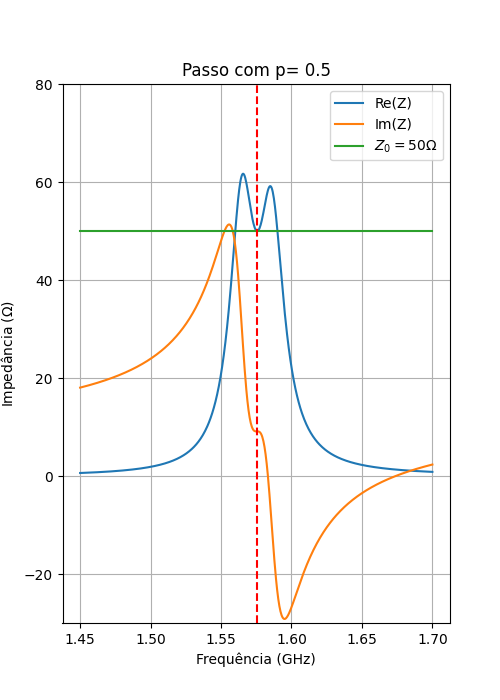
#> input picture Outros/Temp/Steps/figure_1.png, 500 x 700 px, found by its file name
$ python sintese_steps.py
#> lines starting #> are read from the running program, lines starting #| are printed output that depends on the picture
from scipy import special as sp
from scipy.optimize import root_scalar
from scipy import integrate as spi
from scipy.interpolate import interp1d
import numpy as np
import matplotlib.pyplot as plt
import matplotlib.patches as patches
from functools import partial
import time
import warnings
import plotly.graph_objects as go
import pandas as pd
import os
from PIL import Image

inicio_total = time.time()
show = 0
test = 0
project = 1

# Constantes gerais
dtr = np.pi/180         # Graus para radianos (rad/°)
e0 = 8.854e-12          # (F/m)
u0 = np.pi*4e-7         # (H/m)
c = 1/np.sqrt(e0*u0)    # Velocidade da luz no vácuo (m/s)
gamma = 0.5772156649015328606065120900824024310421 # Constante de Euler-Mascheroni
eps = 1e-5              # Limite para o erro numérico

# Geometria da cavidade
a = 100e-3              # Raio da esfera de terra (m)
h = 1.524e-3            # Espessura do substrato dielétrico (m)
a_bar = a + h/2         # Raio médio da esfera de terra (m)
b = a + h               # Raio exterior do dielétrico (m)

deltatheta1 = h/a       # Largura angular 1 do campo de franjas e da abertura polar (rad)
deltatheta2 = h/a       # Largura angular 2 do campo de franjas e da abertura polar (rad)
deltaPhi = h/a          # Largura angular do campo de franjas e da abertura azimutal (rad)

# Coordenadas dos alimentadores coaxiais (rad)
df = 1.3e-3             # Diâmetro do pino central dos alimentadores coaxiais (m)
er = 2.55               # Permissividade relativa do substrato dielétrico
es = e0 * er            # Permissividade do substrato dielétrico (F/m)

# Outras variáveis
tgdel = 0.0022          # Tangente de perdas
sigma = 5.8e50          # Condutividade elétrica dos condutores (S/m)
Z0 = 50                 # Impedância intrínseca (ohm)

# Dphip = np.exp(1.5)*df/(2*a*np.sin(95.65869673565197 * dtr))

output_folder = 'Temp/Steps'
os.makedirs(output_folder, exist_ok=True)
figures = []
figuresRA = []

# Funções associadas de Legendre para |z| < 1
# [73 lines left out: functions legP, legQ, DP, DQ, EquationCircTheta, EquationCircPhi and 2 more, not called in this run]

#########################################################################################################################################################
if test:
    show = 1
    flm_des = 1575.42e6 # Hz, Banda L1
    Klm = 2*np.pi*flm_des*np.sqrt(u0*es)

    # Encontrar comprimento em Theta: Modo 1, 0
    rootsTheta = Theta_find(Klm)
    if show:
        print('Comprimentos em Theta (em graus):')
        print(rootsTheta / dtr)
        print('\nMeio comprimento de onda e Comprimento do patch em Theta no Equador:')
        print(c/(2 * flm_des * np.sqrt(er)), b*rootsTheta[0]-2*b*h/a,'\n\n')

    # Encontrar comprimento em Phi: Modo 0, 1
    rootsPhi = Phi_find(Klm, rootsTheta[0])
    if show:
        print('Comprimentos em Phi (em graus):')
        print(rootsPhi / dtr)
        print('\nMeio comprimento de onda e Comprimento do patch em Phi:')
        print(c/(2 * flm_des * np.sqrt(er)), b*rootsPhi[-1]-2*b*h/a)

    if show:
        print('\nDimensões: ', rootsTheta[0]/dtr, '° e ', rootsPhi[-1]/dtr, '°')
    theta1c, theta2c = np.pi/2 - rootsTheta[0]/2, np.pi/2 + rootsTheta[0]/2
    phi1c, phi2c = np.pi/2 - rootsPhi[-1]/2, np.pi/2 + rootsPhi[-1]/2

    Lambda = np.linspace(-0.1, 32, 64)
    rootsLambda = []

    # [26 lines left out: functions Equation, root_find, not called in this run]

    if show:
        print('\n\n\nRaízes lambda:')
    for m in range(0,5):
        root_find(m)

    flms = []
    if show:
        print('\nFrequências:')
    for r in rootsLambda:
        flms.append([round(p,5) for p in 1e-9*np.sqrt([x*(x + 1) for x in r])/(2*np.pi*a_bar*np.sqrt(er*e0*u0))])
        if show:
            print([round(p,5) for p in 1e-9*np.sqrt([x*(x + 1) for x in r])/(2*np.pi*a_bar*np.sqrt(er*e0*u0))])

else:
    # Projeto iterativo
    flm_des = 1575.42e6 # Banda L1
    Kdes = 2*np.pi*flm_des*np.sqrt(u0*e0)
    l = m = 35 # m <= l
    Ml, Mm = np.meshgrid(np.arange(0,l+1), np.arange(0,m+1))
    delm = np.ones(m+1)
    delm[0] = 0.5

    # [23 lines left out: functions RLC, Z, not called in this run]

    def hankel_spher2(n, x, der = 0):
        return sp.riccati_jn(n, x)[der]/x - 1j * sp.riccati_yn(n, x)[der]/x

    def schelkunoff2(n, x, der = 1):
        return sp.riccati_jn(n, x)[der] - 1j * sp.riccati_yn(n, x)[der]

    # [9 lines left out: functions Itheta, IDtheta, not called in this run]

    with warnings.catch_warnings():
        warnings.simplefilter("ignore")
        S_lm = (2 * Ml * (Ml+1) * sp.gamma(1+Ml+Mm)) / ((2*Ml+1) * sp.gamma(1+Ml-Mm))
        S_lm += (1-np.abs(np.sign(S_lm)))*eps

    # [6 lines left out: function Integrais, not called in this run]

    def R(v,L,m, theta1c):
        return (DP(theta1c,L,m)*legQ(v,L,m) - DQ(theta1c,L,m)*legP(v,L,m)) * np.sin(theta1c)

    def R2(v, l, m, theta1c):
        return R(v, l, m, theta1c)**2

    # [214 lines left out: functions tgefTot, S, Probe, RA, plotZ, plotRA and 1 more, not called in this run]

# [61 lines of commented-out code are left out]
image1 = Image.open(output_folder + '/figure_1.png')
#> image1 is the input picture: PIL image 500x700 RGBA; mean R, G, B, A 248.8, 248.2, 247.7, 255
image2 = Image.open(output_folder + '/figure_4.png')
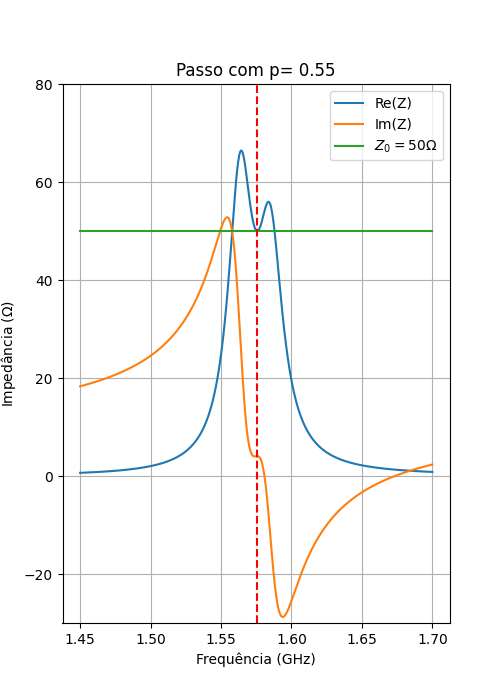
#> input picture Outros/Temp/Steps/figure_4.png, 500 x 700 px, found by its file name
#> image2 is the input picture: PIL image 500x700 RGBA; mean R, G, B, A 248.7, 248.2, 247.6, 255
image3 = Image.open(output_folder + '/figure_14.png')
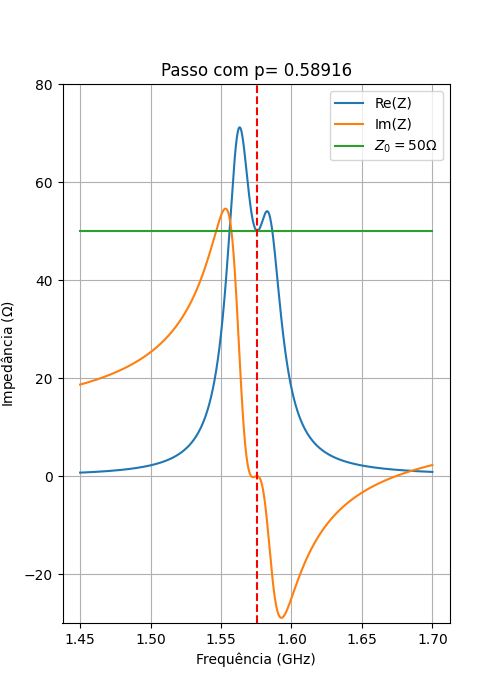
#> input picture Outros/Temp/Steps/figure_14.png, 500 x 700 px, found by its file name
#> image3 is the input picture: PIL image 500x700 RGBA; mean R, G, B, A 248.6, 248, 247.5, 255

image1 = image1.crop((0, 0, image1.width - 42, image1.height))
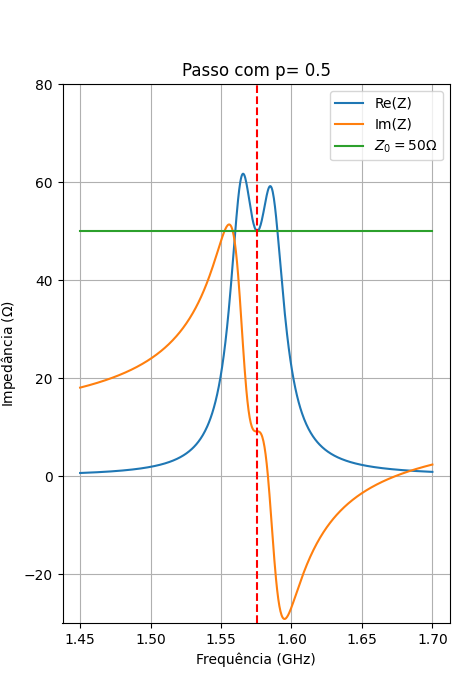
#> image1: PIL image 458x700 RGBA; mean R, G, B, A 248.2, 247.6, 247, 255
image2 = image2.crop((53, 0, image2.width - 42, image2.height))
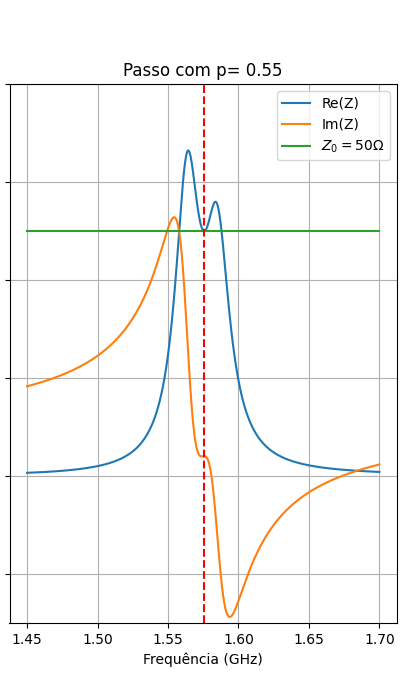
#> image2: PIL image 405x700 RGBA; mean R, G, B, A 247.8, 247.2, 246.5, 255
image3 = image3.crop((53, 0, image3.width - 42, image3.height))
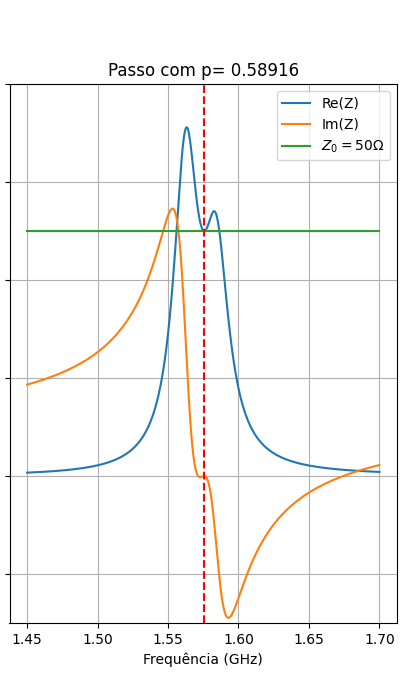
#> image3: PIL image 405x700 RGBA; mean R, G, B, A 247.6, 247, 246.3, 255

width, height = image1.size
#> width = 458; height = 700
total_width = image1.width + image2.width + image3.width
#> total_width = 1268
new_image = Image.new('RGB', (total_width, height))
#> new_image: PIL image 1268x700 RGB; every value is 0

new_image.paste(image1, (0, 0))
new_image.paste(image2, (width, 0))
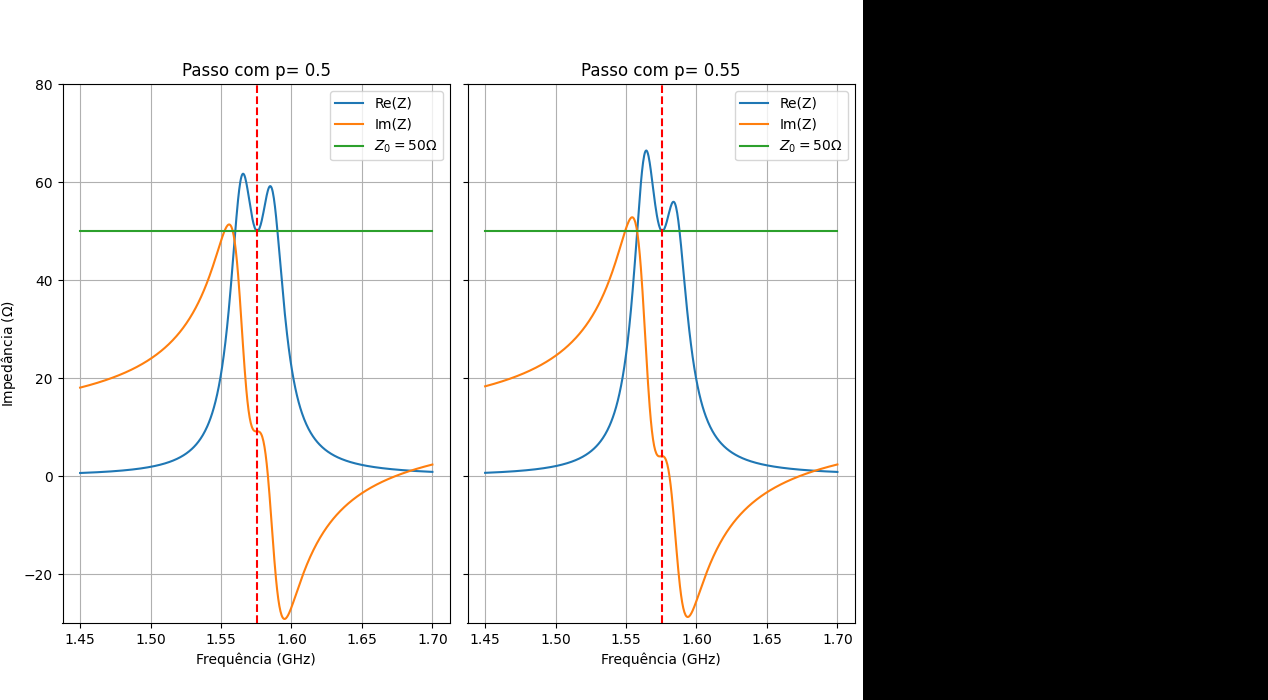
#> new_image: PIL image 1268x700 RGB; mean R, G, B 168.8, 168.4, 168
new_image.paste(image3, (width + image2.width, 0))
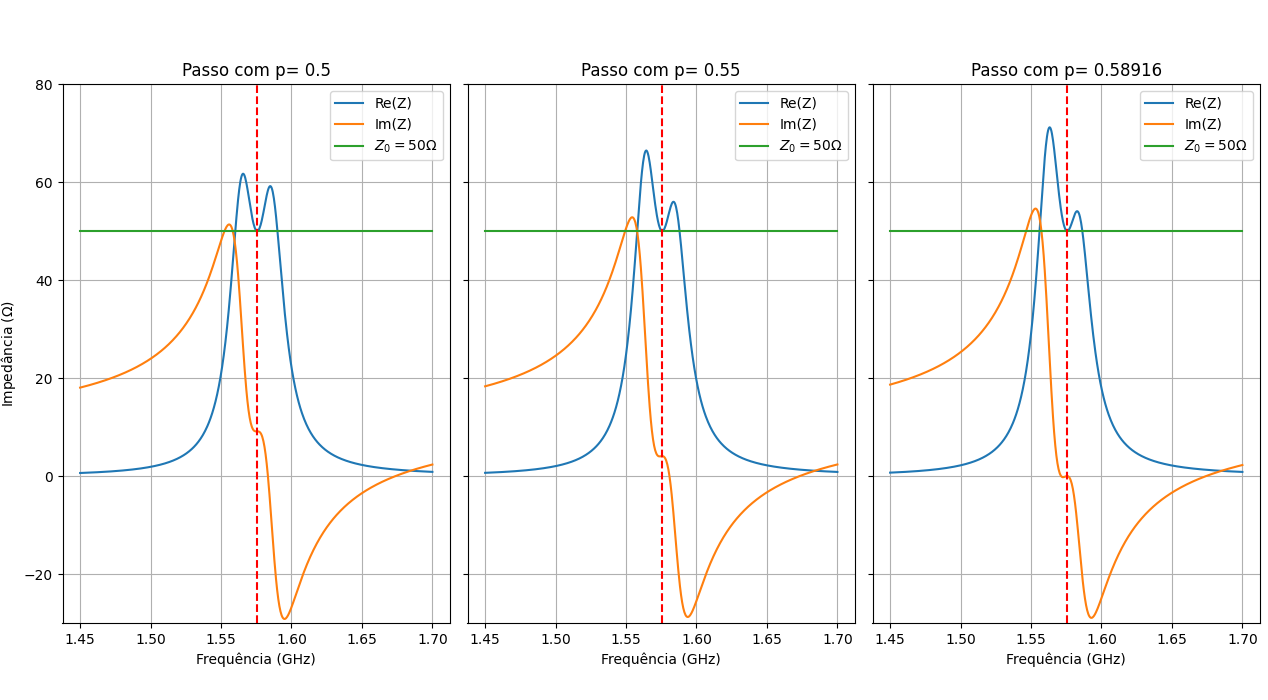
#> new_image: PIL image 1268x700 RGB; mean R, G, B 247.9, 247.3, 246.6

new_image.save(output_folder + '/Impedance_evolution.png')


# [18 lines of commented-out code are left out]
